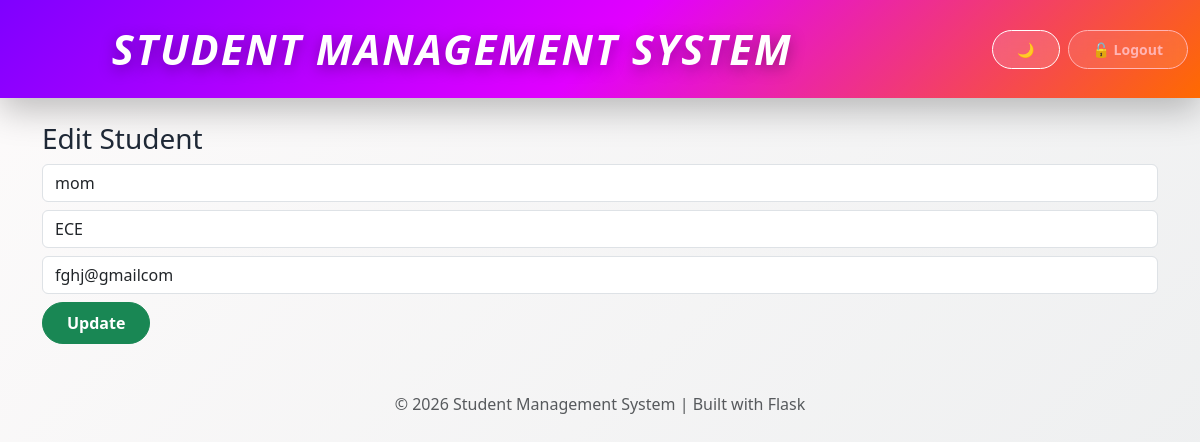
The page /edit/5 (signed in) on the database as committed earlier.
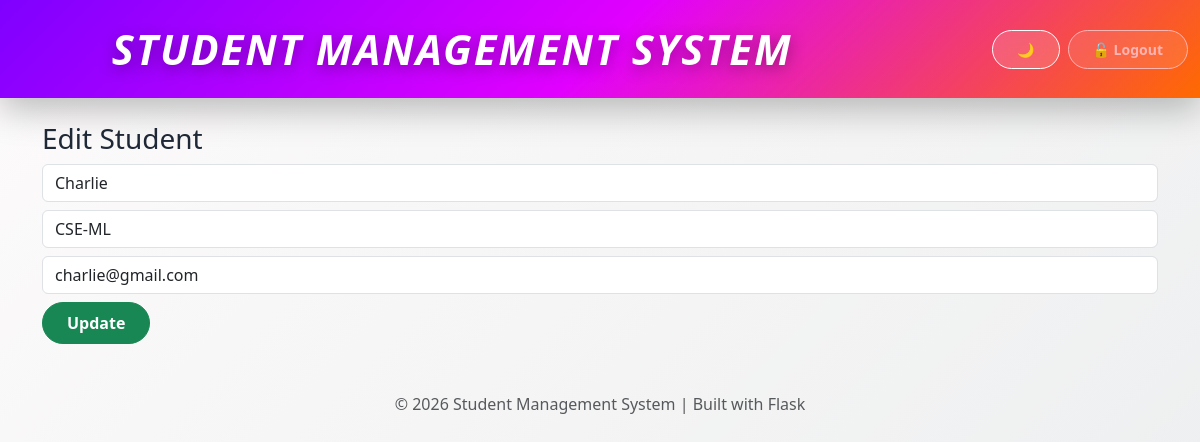
The same page on the database as committed later.
### app.py (models this page shows)
class Student(db.Model):
    id = db.Column(db.Integer, primary_key=True)
    name = db.Column(db.String(100), nullable=False)
    roll = db.Column(db.String(50), unique=True, nullable=False)
    branch = db.Column(db.String(100), nullable=False)
    email = db.Column(db.String(100), nullable=False)
    created_at = db.Column(db.DateTime, default=datetime.now)

### app.py (the view, shortened to what this page needs)
@app.route("/edit/<int:id>", methods=["GET", "POST"])
def edit(id):
    if not session.get("logged_in"):
        return redirect(url_for("login"))
    student = Student.query.get_or_404(id)
    return render_template("edit.html", student=student)

### templates/edit.html
{% extends "base.html" %}
{% block content %}
<h3>Edit Student</h3>
<form method="POST">
<input class="form-control mb-2" name="name" value="{{ student.name }}">
<select class="form-control mb-2" name="branch" required>
    {% for b in [
        "CSE","CSE-AI","CSE-AIML","CSE-DS","CSE-ML",
        "CSE-CyberSecurity","ECE","EEE",
        "Mechanical Engineering","Civil Engineering"
    ] %}
        <option value="{{ b }}" {% if student.branch == b %}selected{% endif %}>
            {{ b }}
        </option>
    {% endfor %}
</select>
<input class="form-control mb-2" name="email" value="{{ student.email }}">
<button class="btn btn-success">Update</button>
</form>
{% endblock %}

### templates/base.html (shortened to what this page needs)
<!DOCTYPE html>
<html>
<head>
    <link href="https://cdn.jsdelivr.net/npm/bootstrap@5.3.2/dist/css/bootstrap.min.css" rel="stylesheet">
    <link rel="stylesheet" href="https://cdn.jsdelivr.net/npm/bootstrap-icons@1.11.1/font/bootstrap-icons.css">
    <link rel="stylesheet" href="{{ url_for('static', filename='style.css') }}">
</head>
<body class="main-bg">
<nav class="navbar navbar-expand-lg mb-4 main-navbar">
  <div class="container-fluid align-items-center">
    <div class="header-title mx-auto">
      Student Management System
    </div>
    <div class="d-flex gap-2 ms-auto">
      <button
        class="btn btn-sm theme-btn"
        onclick="toggleDarkMode()"
        aria-label="Toggle dark mode"
        title="Toggle Dark / Light Mode">
        🌙
      </button>
      <button
        class="btn btn-sm logout-btn"
        onclick="confirmLogout()"
        aria-label="Logout"
        title="Logout">
        🔓 Logout
      </button>
    </div>
  </div>
</nav>
<div class="container mt-4">
{% block content %}{% endblock %}
</div>
<footer class="text-center text-muted mt-5 mb-3">
  © 2026 Student Management System | Built with Flask
</footer>
</body>
</html>

### static/style.css (style rules this page uses)
html, body { min-height: 100%; font-family: "Segoe UI", "Poppins", sans-serif; }
body { background: linear-gradient(135deg, #fdfbfb, #ebedee); color: #1f2937; transition: all 0.3s ease; }
.main-navbar { background: linear-gradient( 135deg, #7f00ff, #e100ff, #ff6a00 ); padding: 18px 0; box-shadow: 0 12px 35px rgba(0,0,0,0.25); }
.header-title { font-size: 2.6rem; font-weight: 800; font-style: italic; letter-spacing: 2px; color: #ffffff; text-transform: uppercase; text-align: center; text-shadow: 0 4px 15px rgba(0,0,0,0.35); }
.theme-btn, .logout-btn { border-radius: 30px; padding: 6px 18px; font-weight: 600; backdrop-filter: blur(8px); }
.theme-btn { border: 1px solid #ffffff; color: #ffffff; background: rgba(255,255,255,0.15); }
.logout-btn { border: 1px solid #ffb4b4; color: #ffb4b4; background: rgba(255,255,255,0.1); }
.btn { border-radius: 30px; font-weight: 600; padding: 8px 24px; }

Rows that differ between the two databases and show on the page:
changed Student: name "mom" → "Charlie"; branch "ECE" → "CSE-ML"; email "fghj@gmailcom" → "charlie@gmail.com"
